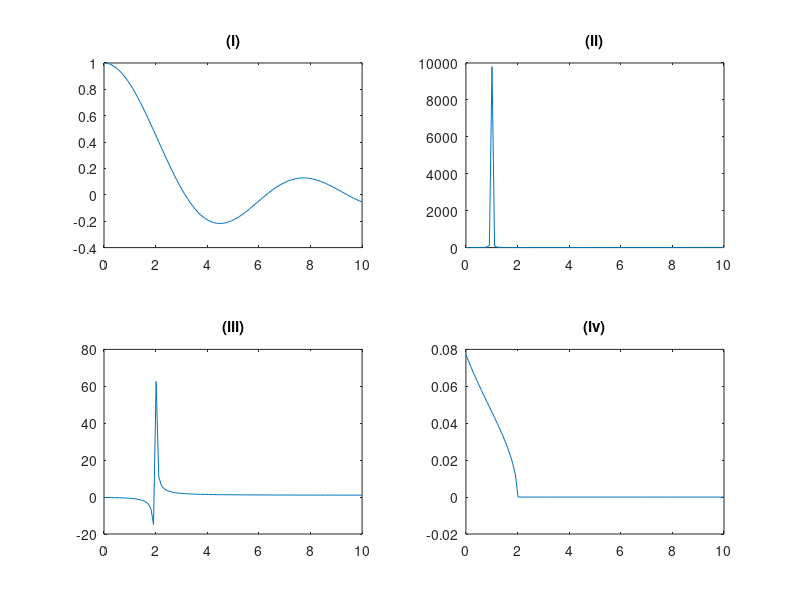

This chart was generated by the following MATLAB code:
x=linspace(0,10);
y1=sin(x)./x;
y2=1./((x-1).^2)+x;
y3=(x.^2+1)./(x.^2-4);
y4=((10-x).^(1/3)-2)./(4-x.^2).^(1/2);

figure('Name','Question 2','NumberTitle','off');
subplot(2,2,3); plot(x,y3); title('(iii)')
subplot(2,2,2); plot(x,y2); title('(ii)');
subplot(2,2,1); plot(x,y1); title('(i)');
subplot(2,2,4); plot(x,y4); title('(iv)')